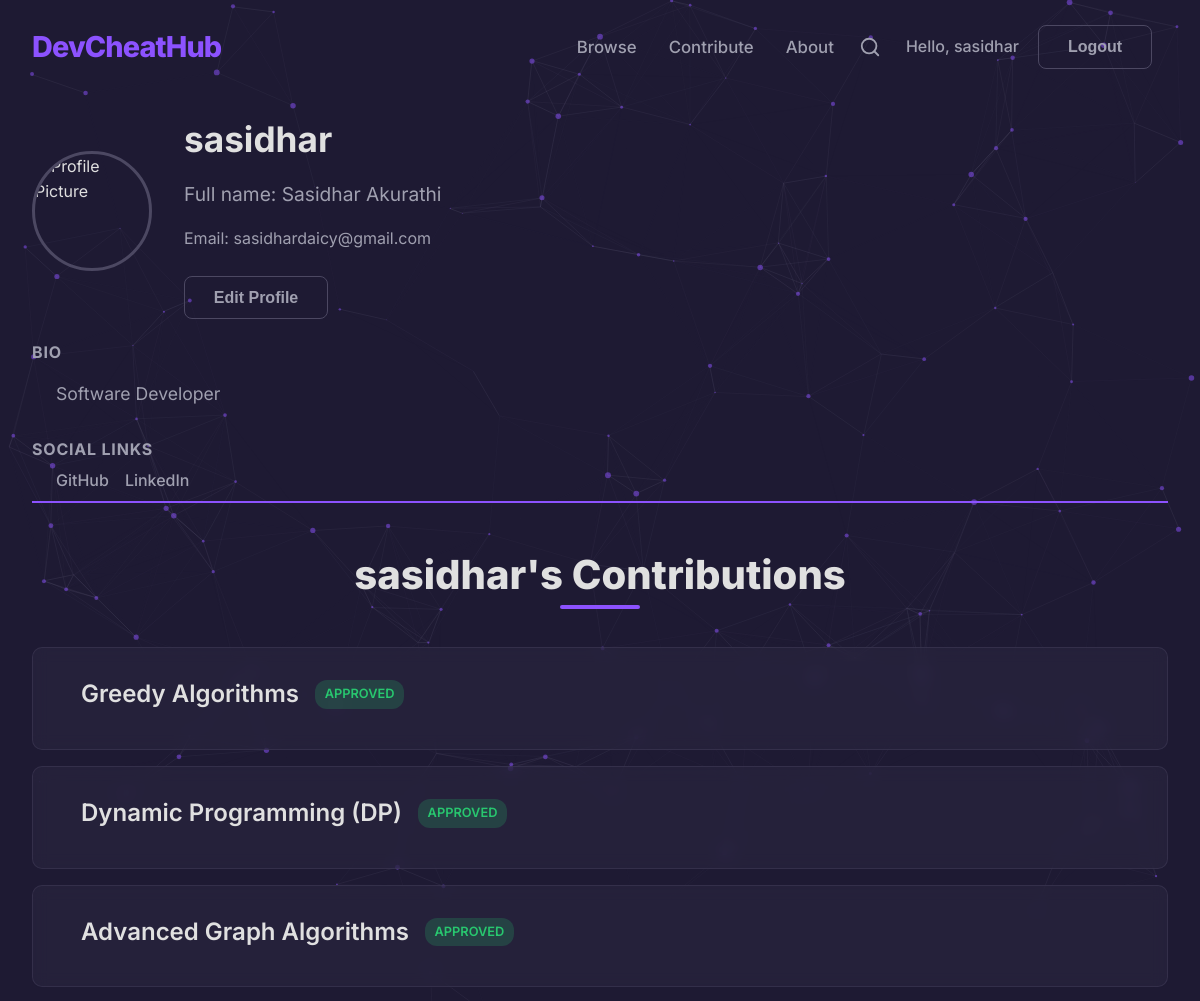
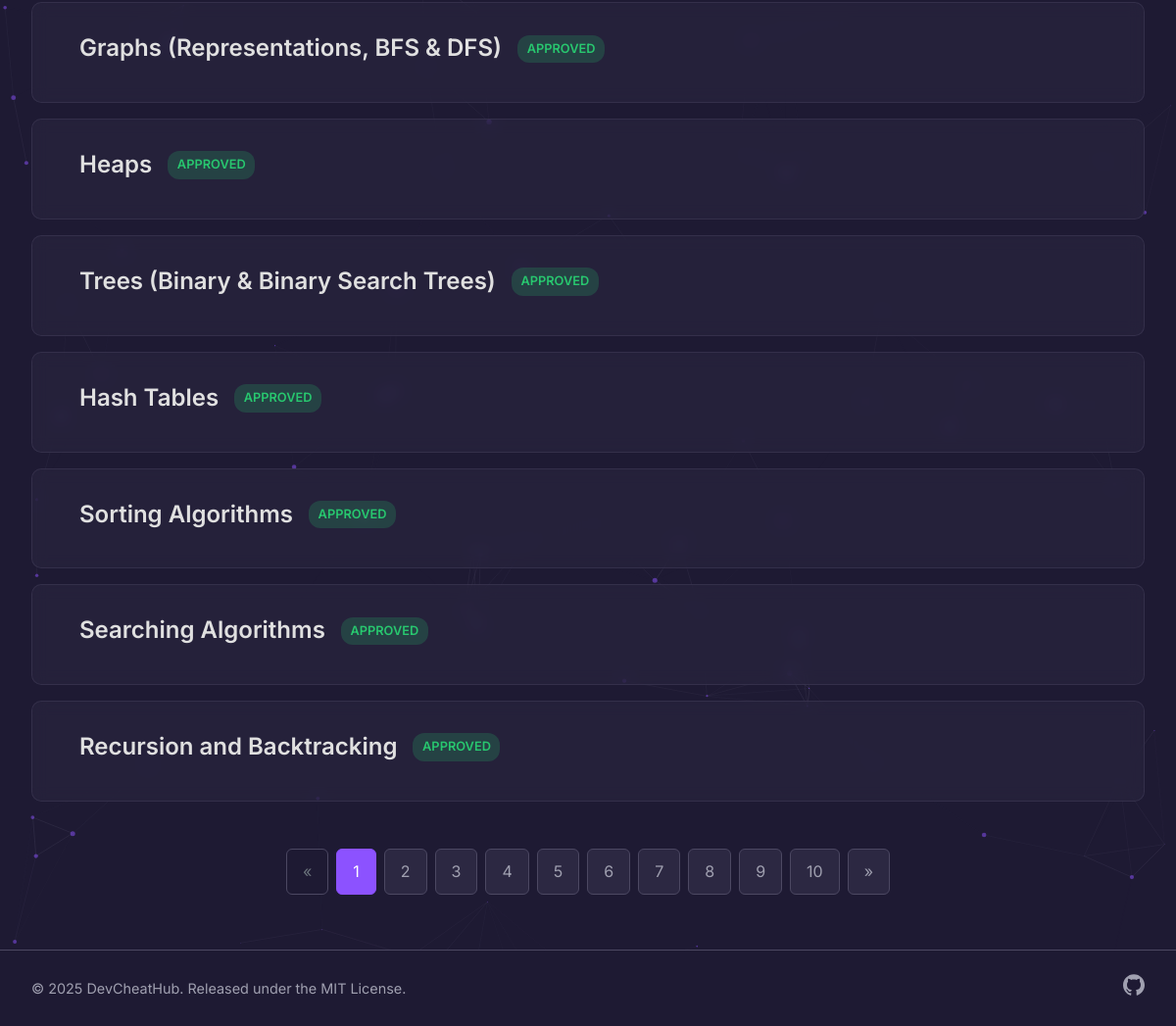
The page /accounts/profile/sasidhar/ (signed in) on the database its author committed (2 pictures, top to bottom).
### core/models.py (models this page shows, shortened)
class CheatSheet(models.Model):
    STATUS_CHOICES = [
        ('PENDING', 'Pending Review'),
        ('APPROVED', 'Approved'),
        ('REJECTED', 'Rejected'),
    ]
    author = models.ForeignKey(User, on_delete=models.CASCADE)
    category = models.ForeignKey(Category, related_name="cheatsheets", on_delete=models.CASCADE)
    title = models.CharField(max_length=200)
    description = models.TextField(help_text="A brief description of the cheatsheet.")
    status = models.CharField(max_length=10, choices=STATUS_CHOICES, default='PENDING')
    slug = models.SlugField(max_length=200, unique=True, blank=True)
    created_at = models.DateTimeField(auto_now_add=True)
    updated_at = models.DateTimeField(auto_now=True)
    content = models.JSONField(default=dict)

### users/views.py (the view)
# urls.py: path('profile/<str:username>/', views.profile, name='profile'),
def profile(request, username):
    profile_user = get_object_or_404(User, username=username)
    if not profile_user:
        redirect("/page-not-found")
    is_own_profile = (request.user == profile_user)
    if request.method == 'POST' and is_own_profile:
        u_form = UserUpdateForm(request.POST, instance=profile_user)
        p_form = ProfileUpdateForm(request.POST, request.FILES, instance=profile_user.profile)
        if u_form.is_valid() and p_form.is_valid():
            u_form.save()
            p_form.save()
            messages.success(request, 'Your profile has been updated successfully!')
            return redirect('profile', username=profile_user.username) # Redirect to the same page
    else:
        u_form = UserUpdateForm(instance=profile_user)
        p_form = ProfileUpdateForm(instance=profile_user.profile)
    if is_own_profile:
        user_cheatsheets = CheatSheet.objects.filter(author=profile_user).order_by('-updated_at')
    else:
        user_cheatsheets = CheatSheet.objects.filter(author=profile_user, status='APPROVED').order_by('-updated_at')
    paginator = Paginator(user_cheatsheets, 10)
    page_number = request.GET.get('page')
    page_obj = paginator.get_page(page_number)
    query_params = request.GET.copy()
    if 'page' in query_params:
        del query_params['page']
    context = {
        'u_form': u_form,
        'p_form': p_form,
        'page_obj': page_obj,
        'query_params': query_params.urlencode(),
        'profile_user': profile_user,
        'is_own_profile': is_own_profile,
    }
    return render(request, 'users/profile.html', context)

### users/models.py (called while the page is built)
    @property
    def avatar_url(self):
        if self.profile_picture and hasattr(self.profile_picture, 'url'):
            return self.profile_picture.url
        else:
            return "https://res.cloudinary.com/dmphcbabx/image/upload/v1760011808/default_ycnnid.svg"

### templates/users/profile.html (shortened to what this page needs)
{% extends "base.html" %}
{% block content %}
<div class="container">
    <div id="profile-view-mode" class="form-section">
        <div class="profile-view-header">
            <div class="profile-view-info">
                <h1 class="profile-username">{{ profile_user.username }}</h1>
                {% if profile_user.get_full_name %}
                    <p class="profile-fullname">Full name: {{ profile_user.get_full_name }}</p>
                {% endif %}
                <p class="profile-email">Email: {{ profile_user.email }}</p>
                {% if is_own_profile %}
                    <button id="edit-profile-btn" class="btn btn-secondary">Edit Profile</button>
                {% endif %}
            </div>
        </div>
        <div class="profile-view-body">
            <h3>Bio</h3>
            <p class="profile-bio">{{ profile_user.profile.bio|default:"You haven't added a bio yet." }}</p>
            <h3>Social Links</h3>
            <div class="profile-socials">
                {% if profile_user.profile.github_url %}
                    <a href="{{ profile_user.profile.github_url }}" target="_blank" class="social-link">GitHub</a>
                {% endif %}
                {% if profile_user.profile.linkedin_url %}
                    <a href="{{ profile_user.profile.linkedin_url }}" target="_blank" class="social-link">LinkedIn</a>
                {% endif %}
            </div>
        </div>
    </div>
    <div class="profile-submissions">
        <h2 class="section-title">{{ profile_user.username }}'s Contributions</h2>
        <div class="list-container">
            {% for sheet in page_obj %}
                <div class="list-item">
                    <div class="list-item-header">
                        <h3 class="list-item-title">
                            {% if sheet.status == 'APPROVED' %}
                                <a href="{% url 'cheatsheet_detail' sheet.slug %}" class="list-item-link">{{ sheet.title }}</a>
                            {% else %}
                                {{ sheet.title }}
                            {% endif %}
                        </h3>
                        <span class="status-badge status-{{ sheet.status|lower }}">{{ sheet.get_status_display }}</span>
                    </div>
                </div>
            {% empty %}
                <p class="text-secondary">You haven't submitted any cheatsheets yet.</p>
            {% endfor %}
        </div>
        {% include 'partials/pagination.html' %}
    </div>
</div>
{% endblock %}

### templates/base.html (shortened to what this page needs)
{% load static %}
<!DOCTYPE html>
<html lang="en">
<head>
    <link rel="stylesheet" href="{% static 'css/styles.css' %}">
    <link rel="stylesheet" href="https://cdnjs.cloudflare.com/ajax/libs/codemirror/5.65.2/codemirror.min.css">
    <link rel="stylesheet" href="https://cdnjs.cloudflare.com/ajax/libs/codemirror/5.65.2/theme/dracula.min.css">
    <link rel="stylesheet" href="//cdnjs.cloudflare.com/ajax/libs/highlight.js/11.7.0/styles/atom-one-dark.min.css">
</head>
<body class="{% block body_class %}{% endblock %}">
    <div id="particles-js"></div>
    {% block header %}
        <header class="main-header">
            <nav class="header-nav container">
                <a href="{% url 'category_list' %}" class="logo">DevCheatHub</a>
                <div class="nav-menu">
                    <div class="nav-center">
                        <a href="{% url 'category_list' %}">Browse</a>
                        <a href="{% url 'contribute' %}">Contribute</a>
                        <a href="{% url 'about' %}">About</a>
                    </div>
                    <button id="open-search-btn" class="search-trigger-icon" aria-label="Open search">
                        <svg width="22" height="22" viewBox="0 0 24 24" fill="none" stroke="currentColor" stroke-width="2" stroke-linecap="round" stroke-linejoin="round"><circle cx="11" cy="11" r="8"></circle><line x1="21" y1="21" x2="16.65" y2="16.65"></line></svg>
                    </button>
                    <div class="nav-auth">
                        {% if user.is_authenticated %}
                            <a href="{% url 'profile' user.username %}" class="welcome-text">Hello, {{ user.username }}</a>
                            <form action="{% url 'logout' %}" method="post" style="display: inline;">
                                <button type="submit" class="btn btn-secondary">Logout</button>
                            </form>
                        {% else %}
                            <a href="{% url 'login' %}" class="btn btn-secondary">Login</a>
                            <a href="{% url 'register' %}" class="btn btn-primary" >Sign Up</a>
                        {% endif %}
                    </div>
                </div>
            </nav>
        </header>
    {% endblock header %}
    <main id="page-content">
        {% block content %}
        {% endblock %}
    </main>
    {% block footer %}
        <footer class="site-footer">
            <div class="container footer-content-simple">
                <p class="footer-copyright">&copy; {% now "Y" %} DevCheatHub. Released under the MIT License.</p>
                <div class="footer-socials">
                    <a href="https://github.com/sasidharakurathi/devcheathub" target="_blank" aria-label="GitHub">
                    </a>
                </div>
            </div>
        </footer>
    {% endblock footer %}
</body>
</html>

### rows shown on the page
CheatSheet: title "Greedy Algorithms"
CheatSheet: title "Dynamic Programming (DP)"
CheatSheet: title "Advanced Graph Algorithms"
CheatSheet: title "Graphs (Representations, BFS & DFS)"
CheatSheet: title "Heaps"
CheatSheet: title "Trees (Binary & Binary Search Trees)"
CheatSheet: title "Hash Tables"
CheatSheet: title "Sorting Algorithms"
CheatSheet: title "Searching Algorithms"
CheatSheet: title "Recursion and Backtracking"

### other values the page prints
{{ user.username }} "sasidhar"
{{ num }} "2" "3" "4" "5" "6" "7" "8" "9" "10"
